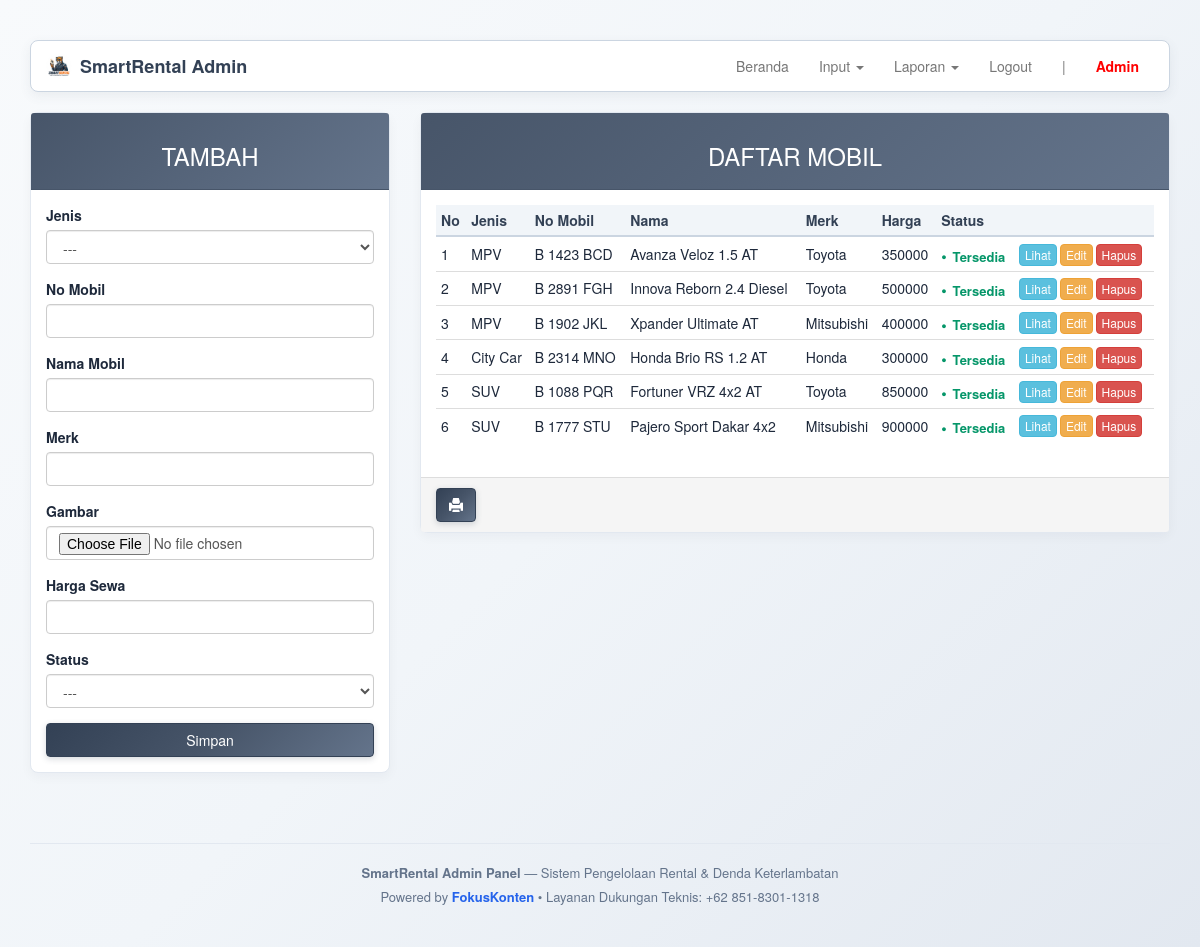
Page /SOURCE_CODE_APLIKASI/admin/index.php?page=mobil (signed in) on the committed database.
### tables this page shows
CREATE TABLE `mobil` (
  `id_mobil` int(11) NOT NULL,
  `id_jenis` int(4) NOT NULL,
  `no_mobil` varchar(10) NOT NULL,
  `merk` varchar(20) NOT NULL,
  `nama_mobil` varchar(30) NOT NULL,
  `gambar` varchar(100) NOT NULL,
  `harga` int(7) NOT NULL,
  `status` enum('0','1') NOT NULL
);

CREATE TABLE `jenis` (
  `id_jenis` int(4) NOT NULL,
  `nama` varchar(30) NOT NULL
);

### SOURCE_CODE_APLIKASI/admin/page/mobil.php (the view, shortened to what this page needs)
<?php
$update = (isset($_GET['action']) AND $_GET['action'] == 'update') ? true : false;
?>
<div class="row">
	<div class="col-md-4 hidden-print">
	    <div class="panel panel-<?= ($update) ? "warning" : "info" ?>">
	        <div class="panel-heading"><h3 class="text-center"><?= ($update) ? "EDIT" : "TAMBAH" ?></h3></div>
	        <div class="panel-body">
	            <form action="<?=$_SERVER['REQUEST_URI']?>" method="POST" enctype="multipart/form-data">
	                <div class="form-group">
	                    <label for="id_jenis">Jenis</label>
											<select class="form-control" name="id_jenis">
												<option>---</option>
											</select>
	                </div>
	                <div class="form-group">
	                    <label for="no_mobil">No Mobil</label>
	                    <input type="text" name="no_mobil" class="form-control" <?= (!$update) ?: 'value="'.$row["no_mobil"].'"' ?>>
	                </div>
	                <div class="form-group">
	                    <label for="nama_mobil">Nama Mobil</label>
	                    <input type="text" name="nama_mobil" class="form-control" <?= (!$update) ?: 'value="'.$row["nama_mobil"].'"' ?>>
	                </div>
	                <div class="form-group">
	                    <label for="merk">Merk</label>
	                    <input type="text" name="merk" class="form-control" <?= (!$update) ?: 'value="'.$row["merk"].'"' ?>>
	                </div>
	                <div class="form-group">
	                    <label for="gambar">Gambar</label>
	                    <input type="file" name="gambar" class="form-control">
	                </div>
	                <div class="form-group">
	                    <label for="harga">Harga Sewa</label>
	                    <input type="text" name="harga" class="form-control" <?= (!$update) ?: 'value="'.$row["harga"].'"' ?>>
	                </div>
	                <div class="form-group">
	                    <label for="status">Status</label>
											<select class="form-control" name="status">
												<option>---</option>
											</select>
	                </div>
	                <button type="submit" class="btn btn-<?= ($update) ? "warning" : "info" ?> btn-block">Simpan</button>
	            </form>
	        </div>
	    </div>
	</div>
	<div class="col-md-8">
	    <div class="panel panel-info">
	        <div class="panel-heading"><h3 class="text-center">DAFTAR MOBIL</h3></div>
	        <div class="panel-body">
	            <table class="table table-condensed">
	                <thead>
	                    <tr>
	                        <th>No</th>
	                        <th>Jenis</th>
	                        <th>No Mobil</th>
	                        <th>Nama</th>
	                        <th>Merk</th>
	                        <th>Harga</th>
	                        <th>Status</th>
	                        <th class="hidden-print"></th>
	                    </tr>
	                </thead>
	                <tbody>
	                    <?php $no = 1; ?>
	                    <?php if ($query = $connection->query("SELECT * FROM mobil JOIN jenis USING(id_jenis)")): ?>
	                        <?php while($row = $query->fetch_assoc()): ?>
	                        <tr>
	                            <td><?=$no++?></td>
															<td><?=$row['nama']?></td>
															<td><?=$row['no_mobil']?></td>
															<td><?=$row['nama_mobil']?></td>
															<td><?=$row['merk']?></td>
															<td><?=$row['harga']?></td>
															<td><span class="label label-<?=($row['status']) ? "success" : "danger" ?>"><?=($row['status']) ? "Tersedia" : "Tidak Tersedia" ?></span></td>
	                            <td class="hidden-print">
	                                <div class="btn-group">
	                                    <a href="../assets/img/mobil/<?=$row['gambar']?>" class="btn btn-info btn-xs fancybox">Lihat</a>
	                                    <a href="?page=mobil&action=update&key=<?=$row['id_mobil']?>" class="btn btn-warning btn-xs">Edit</a>
	                                    <a href="?page=mobil&action=delete&key=<?=$row['id_mobil']?>" class="btn btn-danger btn-xs">Hapus</a>
	                                </div>
	                            </td>
	                        </tr>
	                        <?php endwhile ?>
	                    <?php endif ?>
	                </tbody>
	            </table>
	        </div>
			    <div class="panel-footer hidden-print">
			        <a onClick="window.print();return false" class="btn btn-primary"><i class="glyphicon glyphicon-print"></i></a>
			    </div>
	    </div>
	</div>
</div>

### SOURCE_CODE_APLIKASI/admin/index.php (style rules this page uses)
body { margin-top: 40px; }
body { background: linear-gradient(135deg, #f8fafc 0%, #f1f5f9 50%, #e2e8f0 100%) !important; color: #1e293b !important; }
.label { display: inline-flex !important; align-items: center !important; gap: 6px !important; padding: 0 !important; background: transparent !important; border: none !important; box-shadow: none !important; border-radius: 0 !important; font-size: 13px !important; font-weight: 700 !important; white-space: nowrap !important; line-height: 1.2 !important; text-shadow: none !important; }
.label-success::before, .label-danger::before, .label-warning::before, .label-info::before, .label-primary::before { content: "●" !important; font-size: 9px !important; line-height: 1 !important; }
.label-success { color: #059669 !important; }
.label-success::before { color: #059669 !important; }
.btn-group, .action-buttons { display: inline-flex !important; flex-direction: row !important; flex-wrap: nowrap !important; gap: 4px !important; white-space: nowrap !important; }
.btn { white-space: nowrap !important; border-radius: 4px !important; font-weight: 500 !important; transition: all 0.15s ease-in-out !important; }
.btn-primary, .btn-submit, button[type="submit"] { background: linear-gradient(135deg, #334155 0%, #475569 50%, #64748b 100%) !important; border-color: #334155 !important; color: #ffffff !important; box-shadow: 0 2px 6px rgba(51, 65, 85, 0.2) !important; }
.panel-info > .panel-heading { background: linear-gradient(135deg, #475569 0%, #64748b 100%) !important; border-color: #475569 !important; color: #ffffff !important; }
.panel { border: 1px solid #e2e8f0 !important; box-shadow: 0 4px 12px rgba(15, 23, 42, 0.04) !important; border-radius: 8px !important; }
.table { background: #ffffff !important; border-radius: 6px !important; }
.table > thead > tr > th { background: #f1f5f9 !important; color: #334155 !important; font-weight: 600 !important; border-bottom: 2px solid #cbd5e1 !important; white-space: nowrap !important; }
.table > tbody > tr > td { vertical-align: middle !important; }

### rows in the picture
mobil: id_jenis.nama "MPV", no_mobil "B 1423 BCD", nama_mobil "Avanza Veloz 1.5 AT", merk "Toyota", harga "350000", status "Tersedia"
mobil: id_jenis.nama "MPV", no_mobil "B 2891 FGH", nama_mobil "Innova Reborn 2.4 Diesel", merk "Toyota", harga "500000", status "Tersedia"
mobil: id_jenis.nama "MPV", no_mobil "B 1902 JKL", nama_mobil "Xpander Ultimate AT", merk "Mitsubishi", harga "400000", status "Tersedia"
mobil: id_jenis.nama "City Car", no_mobil "B 2314 MNO", nama_mobil "Honda Brio RS 1.2 AT", merk "Honda", harga "300000", status "Tersedia"
mobil: id_jenis.nama "SUV", no_mobil "B 1088 PQR", nama_mobil "Fortuner VRZ 4x2 AT", merk "Toyota", harga "850000", status "Tersedia"
mobil: id_jenis.nama "SUV", no_mobil "B 1777 STU", nama_mobil "Pajero Sport Dakar 4x2", merk "Mitsubishi", harga "900000", status "Tersedia"

### other values in the picture
$_SESSION["admin"]["username"] "Admin"
